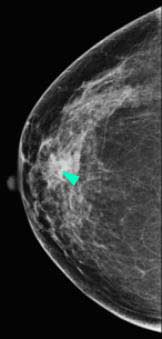
#> input picture ruxian.png, 162 x 339 px
$ python Basic-3x3-LBP.py
#> lines starting #> are read from the running program, lines starting #| are printed output that depends on the picture
import numpy as np
import cv2
from matplotlib import pyplot as plt

def thresholded(center, pixels):
    out = []
    for a in pixels:
        if a >= center:
            out.append(1)
        else:
            out.append(0)
    return out

def get_pixel_else_0(l, idx, idy, default=0):
    try:
        return l[idx,idy]
    except IndexError:
        return default

img = cv2.imread('ruxian.png', 0)
#> img: shape (339, 162); min 0, max 246, mean 50
transformed_img = cv2.imread('ruxian.png', 0)
for x in range(0, len(img)):
    for y in range(0, len(img[0])):
        center        = img[x,y]
        top_left      = get_pixel_else_0(img, x-1, y-1)
        top_up        = get_pixel_else_0(img, x, y-1)
        top_right     = get_pixel_else_0(img, x+1, y-1)
        right         = get_pixel_else_0(img, x+1, y )
        left          = get_pixel_else_0(img, x-1, y )
        bottom_left   = get_pixel_else_0(img, x-1, y+1)
        bottom_right  = get_pixel_else_0(img, x+1, y+1)
        bottom_down   = get_pixel_else_0(img, x,   y+1 )

        values = thresholded(center, [top_left, top_up, top_right, right, bottom_right,
                                      bottom_down, bottom_left, left])

        weights = [1, 2, 4, 8, 16, 32, 64, 128]
        res = 0
        for a in range(0, len(values)):
            res += weights[a] * values[a]

        transformed_img.itemset((x,y), res)

    print(x)
#> this loop made 339 passes
#| 0
#| 1
#| 2
#| 3
#| 4
#| 5
#| 6
#| 7
#> (further printed lines are left out)
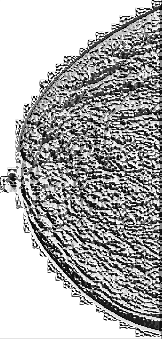
#> transformed_img: shape (339, 162); min 0, max 255, mean 173.7

cv2.imshow('image', img)
cv2.imshow('thresholded image', transformed_img)

hist,bins = np.histogram(img.flatten(),256,[0,256])
#> hist = 256 values, max 18676 at index 4, min 0 at index 221, mean 214.5; bins = 257 values from 0 to 256

cdf = hist.cumsum()
#> cdf = 256 values from 474 to 54918
cdf_normalized = cdf * hist.max()/ cdf.max()
#> cdf_normalized = 256 values from 161.2 to 18676

plt.plot(cdf_normalized, color = 'b')
plt.hist(transformed_img.flatten(),256,[0,256], color = 'r')
plt.xlim([0,256])
plt.legend(('cdf','histogram'), loc = 'upper left')
plt.show()
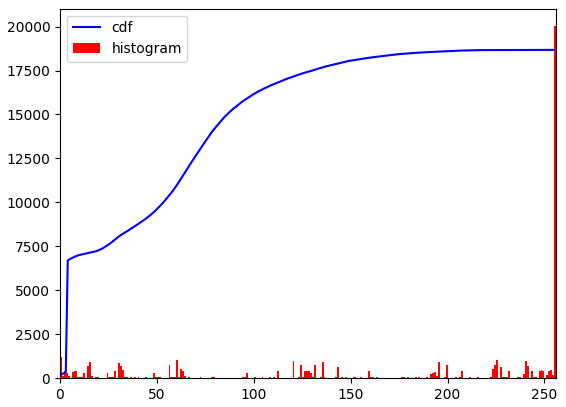
#> figure drawn by matplotlib, 1 panel; tallest bar 20022 high, from x = 255 to 256; curve peaks at x = 246, y = 18676

cv2.waitKey(0)
cv2.destroyAllWindows()
